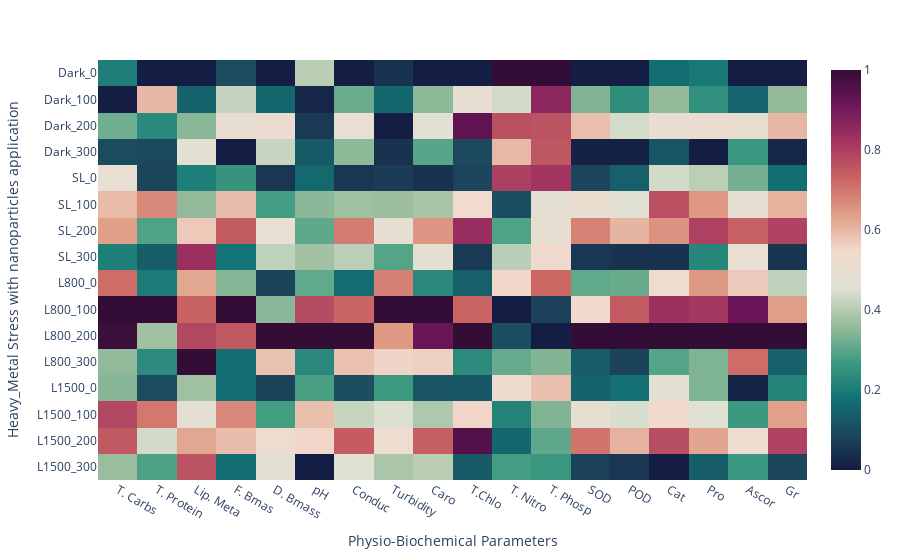
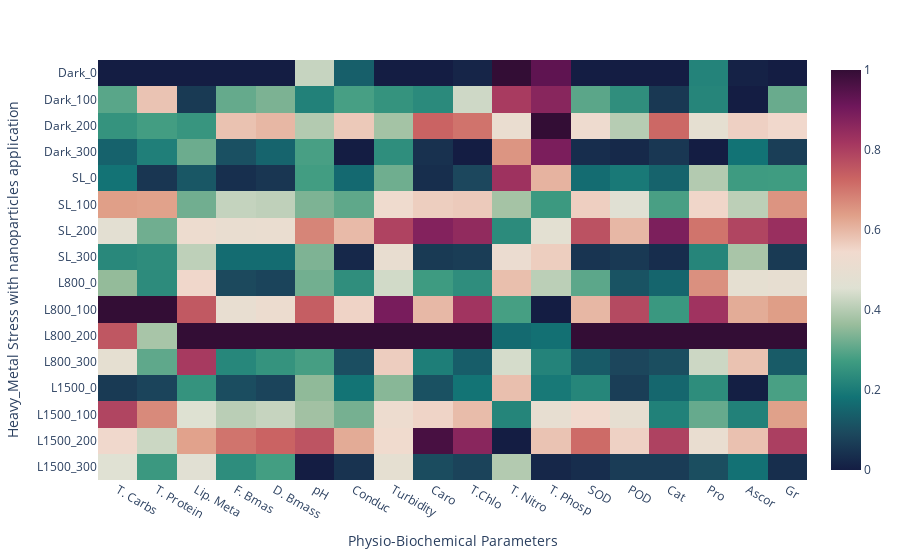
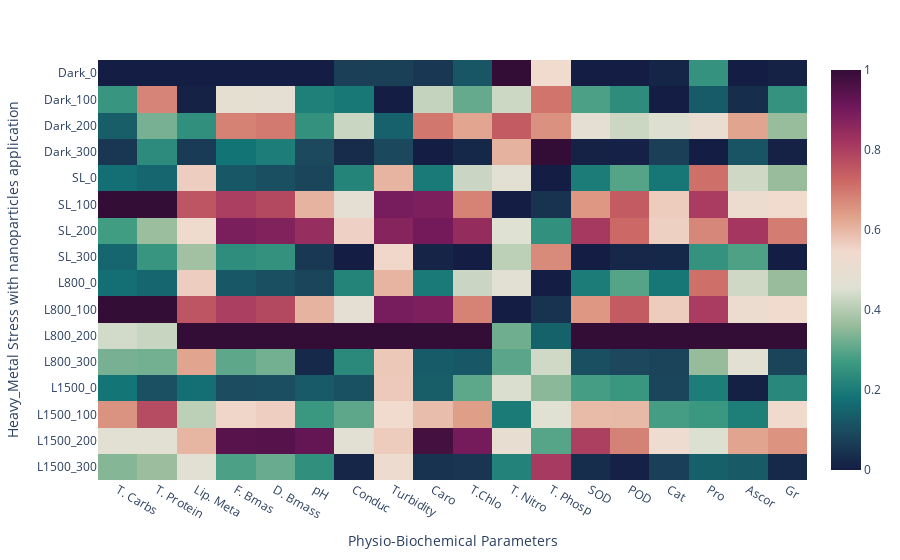
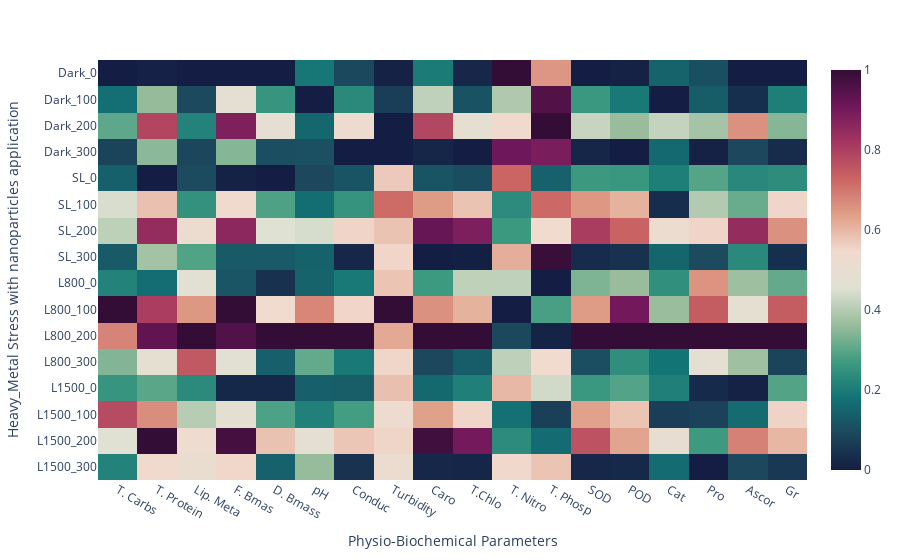

These figures' notebook cell, in order:
### Code cell
import pandas as pd
import numpy as np
import plotly.express as px
import plotly.io as pio
from sklearn.preprocessing import MinMaxScaler

# Load the data from the Excel file
file_path = "D:/Study/Study and Extras/Dr Nawaz Sb Paper/Algae Paper Abstract Rehan Islamabad/Donut and Heatmap data.xlsx"
df = pd.read_excel(file_path, sheet_name="Mean_value")

# Extract unique values of days
unique_days = df['days'].unique()

# Plot heatmap for each unique day separately
for day in unique_days:
    day_data = df[df['days'] == day]
    
    # Set the variables as the x-axis and the first column as the y-axis
    x = day_data.columns[2:20]
    y = day_data.iloc[:, 1]
    
    # Convert DataFrame to matrix
    data_matrix = day_data.iloc[:, 2:20].values
    
    # Normalize the data_matrix
    scaler = MinMaxScaler()
    data_matrix_normalized = scaler.fit_transform(data_matrix)
    
    # Create the heatmap using plotly.express
    fig = px.imshow(data_matrix_normalized, x=x, y=y, labels={'x':'Physio-Biochemical Parameters', 'y':'Heavy_Metal Stress with nanoparticles application'}, color_continuous_scale='curl', aspect='auto')
    
    # Show the heatmap
    fig.show()
    
    # Save the heatmap as JPEG
    pio.write_image(fig, f"heatmap_{day}.jpg", format="jpeg", scale=1, width=1200, height=500)

    # Save the heatmap as PNG (optional)
    # pio.write_image(fig, f"heatmap_{day}.png", format="png", scale=1, width=600, height=400)

### Figure 1 — Plotly figure (JSON) as saved in the notebook; plotly's stock layout.template omitted (floating-point values rounded to 4 significant figures; data arrays with more than 128 entries replaced by an {"elided": "..."} marker saying what was removed)
{"data": [{"coloraxis": "coloraxis", "hovertemplate": "Physio-Biochemical Parameters: %{x}<br>Heavy_Metal Stress with nanoparticles application: %{y}<br>color: %{z}<extra></extra>", "name": "0", "type": "heatmap", "x": ["T. Carbs", "T. Protein", "Lip. Meta", "F. Bmas", "D. Bmass", "pH", "Conduc", "Turbidity", "Caro", "T.Chlo", "T. Nitro", "T. Phosp", "SOD", "POD", "Cat", "Pro", "Ascor", "Gr"], "xaxis": "x", "y": ["Dark_0", "Dark_100", "Dark_200", "Dark_300", "SL_0", "SL_100", "SL_200", "SL_300", "L800_0", "L800_100", "L800_200", "L800_300", "L1500_0", "L1500_100", "L1500_200", "L1500_300"], "yaxis": "y", "z": {"elided": "16x18 float values"}}], "layout": {"coloraxis": {"colorscale": [[0, "rgb(20, 29, 67)"], [0.09091, "rgb(28, 72, 93)"], [0.1818, "rgb(18, 115, 117)"], [0.2727, "rgb(63, 156, 129)"], [0.3636, "rgb(153, 189, 156)"], [0.4545, "rgb(223, 225, 211)"], [0.5455, "rgb(241, 218, 206)"], [0.6364, "rgb(224, 160, 137)"], [0.7273, "rgb(203, 101, 99)"], [0.8182, "rgb(164, 54, 96)"], [0.9091, "rgb(111, 23, 91)"], [1, "rgb(51, 13, 53)"]]}, "margin": {"t": 60}, "xaxis": {"anchor": "y", "domain": [0, 1], "title": {"text": "Physio-Biochemical Parameters"}}, "yaxis": {"anchor": "x", "autorange": "reversed", "domain": [0, 1], "title": {"text": "Heavy_Metal Stress with nanoparticles application"}}}}

### Figure 2 — Plotly figure (JSON) as saved in the notebook; plotly's stock layout.template omitted (floating-point values rounded to 4 significant figures; data arrays with more than 128 entries replaced by an {"elided": "..."} marker saying what was removed)
{"data": [{"coloraxis": "coloraxis", "hovertemplate": "Physio-Biochemical Parameters: %{x}<br>Heavy_Metal Stress with nanoparticles application: %{y}<br>color: %{z}<extra></extra>", "name": "0", "type": "heatmap", "x": ["T. Carbs", "T. Protein", "Lip. Meta", "F. Bmas", "D. Bmass", "pH", "Conduc", "Turbidity", "Caro", "T.Chlo", "T. Nitro", "T. Phosp", "SOD", "POD", "Cat", "Pro", "Ascor", "Gr"], "xaxis": "x", "y": ["Dark_0", "Dark_100", "Dark_200", "Dark_300", "SL_0", "SL_100", "SL_200", "SL_300", "L800_0", "L800_100", "L800_200", "L800_300", "L1500_0", "L1500_100", "L1500_200", "L1500_300"], "yaxis": "y", "z": {"elided": "16x18 float values"}}], "layout": {"coloraxis": {"colorscale": [[0, "rgb(20, 29, 67)"], [0.09091, "rgb(28, 72, 93)"], [0.1818, "rgb(18, 115, 117)"], [0.2727, "rgb(63, 156, 129)"], [0.3636, "rgb(153, 189, 156)"], [0.4545, "rgb(223, 225, 211)"], [0.5455, "rgb(241, 218, 206)"], [0.6364, "rgb(224, 160, 137)"], [0.7273, "rgb(203, 101, 99)"], [0.8182, "rgb(164, 54, 96)"], [0.9091, "rgb(111, 23, 91)"], [1, "rgb(51, 13, 53)"]]}, "margin": {"t": 60}, "xaxis": {"anchor": "y", "domain": [0, 1], "title": {"text": "Physio-Biochemical Parameters"}}, "yaxis": {"anchor": "x", "autorange": "reversed", "domain": [0, 1], "title": {"text": "Heavy_Metal Stress with nanoparticles application"}}}}

### Figure 3 — Plotly figure (JSON) as saved in the notebook; plotly's stock layout.template omitted (floating-point values rounded to 4 significant figures; data arrays with more than 128 entries replaced by an {"elided": "..."} marker saying what was removed)
{"data": [{"coloraxis": "coloraxis", "hovertemplate": "Physio-Biochemical Parameters: %{x}<br>Heavy_Metal Stress with nanoparticles application: %{y}<br>color: %{z}<extra></extra>", "name": "0", "type": "heatmap", "x": ["T. Carbs", "T. Protein", "Lip. Meta", "F. Bmas", "D. Bmass", "pH", "Conduc", "Turbidity", "Caro", "T.Chlo", "T. Nitro", "T. Phosp", "SOD", "POD", "Cat", "Pro", "Ascor", "Gr"], "xaxis": "x", "y": ["Dark_0", "Dark_100", "Dark_200", "Dark_300", "SL_0", "SL_100", "SL_200", "SL_300", "L800_0", "L800_100", "L800_200", "L800_300", "L1500_0", "L1500_100", "L1500_200", "L1500_300"], "yaxis": "y", "z": {"elided": "16x18 float values"}}], "layout": {"coloraxis": {"colorscale": [[0, "rgb(20, 29, 67)"], [0.09091, "rgb(28, 72, 93)"], [0.1818, "rgb(18, 115, 117)"], [0.2727, "rgb(63, 156, 129)"], [0.3636, "rgb(153, 189, 156)"], [0.4545, "rgb(223, 225, 211)"], [0.5455, "rgb(241, 218, 206)"], [0.6364, "rgb(224, 160, 137)"], [0.7273, "rgb(203, 101, 99)"], [0.8182, "rgb(164, 54, 96)"], [0.9091, "rgb(111, 23, 91)"], [1, "rgb(51, 13, 53)"]]}, "margin": {"t": 60}, "xaxis": {"anchor": "y", "domain": [0, 1], "title": {"text": "Physio-Biochemical Parameters"}}, "yaxis": {"anchor": "x", "autorange": "reversed", "domain": [0, 1], "title": {"text": "Heavy_Metal Stress with nanoparticles application"}}}}

### Figure 4 — Plotly figure (JSON) as saved in the notebook; plotly's stock layout.template omitted (floating-point values rounded to 4 significant figures; data arrays with more than 128 entries replaced by an {"elided": "..."} marker saying what was removed)
{"data": [{"coloraxis": "coloraxis", "hovertemplate": "Physio-Biochemical Parameters: %{x}<br>Heavy_Metal Stress with nanoparticles application: %{y}<br>color: %{z}<extra></extra>", "name": "0", "type": "heatmap", "x": ["T. Carbs", "T. Protein", "Lip. Meta", "F. Bmas", "D. Bmass", "pH", "Conduc", "Turbidity", "Caro", "T.Chlo", "T. Nitro", "T. Phosp", "SOD", "POD", "Cat", "Pro", "Ascor", "Gr"], "xaxis": "x", "y": ["Dark_0", "Dark_100", "Dark_200", "Dark_300", "SL_0", "SL_100", "SL_200", "SL_300", "L800_0", "L800_100", "L800_200", "L800_300", "L1500_0", "L1500_100", "L1500_200", "L1500_300"], "yaxis": "y", "z": {"elided": "16x18 float values"}}], "layout": {"coloraxis": {"colorscale": [[0, "rgb(20, 29, 67)"], [0.09091, "rgb(28, 72, 93)"], [0.1818, "rgb(18, 115, 117)"], [0.2727, "rgb(63, 156, 129)"], [0.3636, "rgb(153, 189, 156)"], [0.4545, "rgb(223, 225, 211)"], [0.5455, "rgb(241, 218, 206)"], [0.6364, "rgb(224, 160, 137)"], [0.7273, "rgb(203, 101, 99)"], [0.8182, "rgb(164, 54, 96)"], [0.9091, "rgb(111, 23, 91)"], [1, "rgb(51, 13, 53)"]]}, "margin": {"t": 60}, "xaxis": {"anchor": "y", "domain": [0, 1], "title": {"text": "Physio-Biochemical Parameters"}}, "yaxis": {"anchor": "x", "autorange": "reversed", "domain": [0, 1], "title": {"text": "Heavy_Metal Stress with nanoparticles application"}}}}
